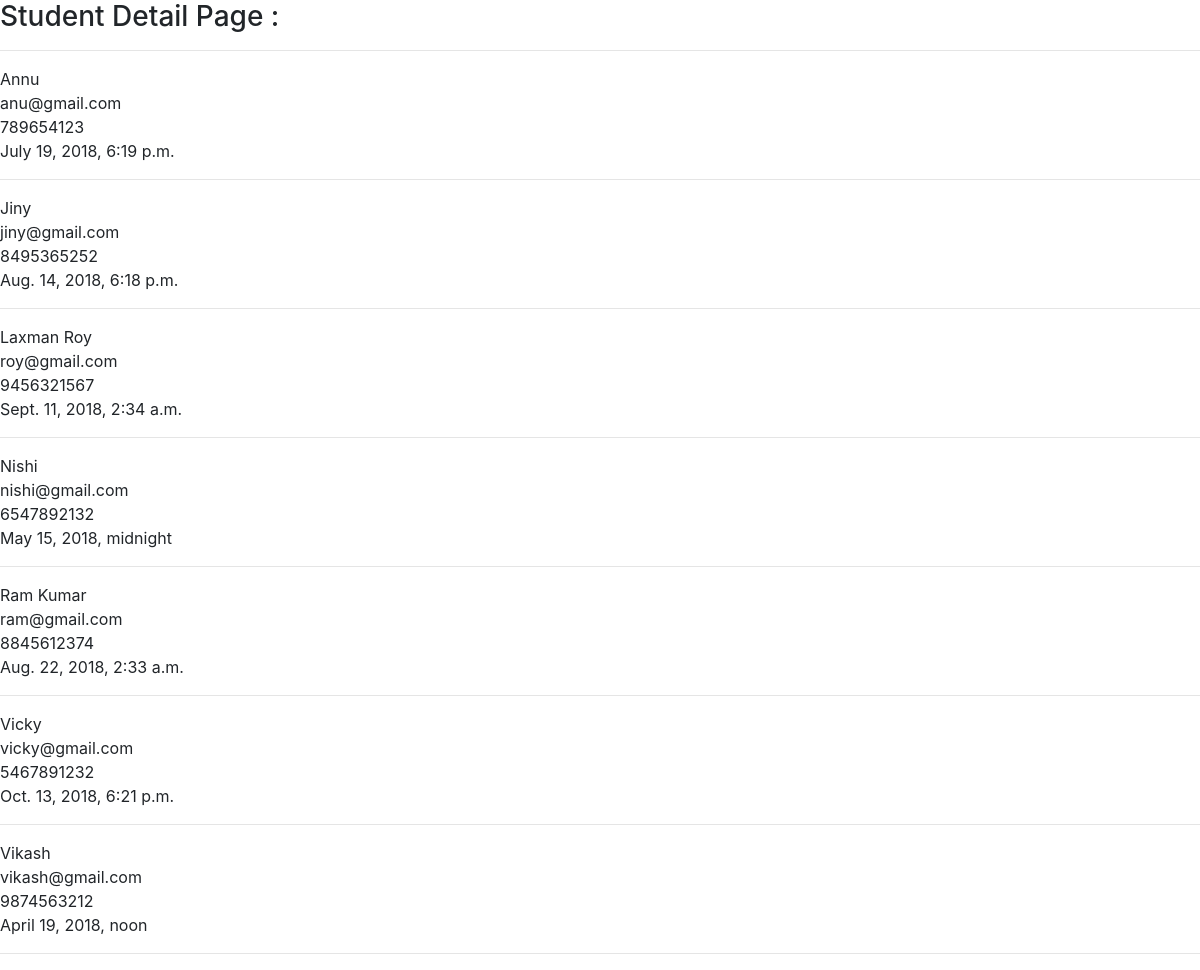
The page /index.html on the database its author committed.
### app3/models.py (models this page shows, shortened)
class student2(models.Model):
    name = models.CharField(max_length = 50)
    email_id = models.EmailField(max_length = 50)
    contact_no = models.CharField(max_length = 11)
    date = models.DateTimeField()

### app3/views.py (the view)
# urls.py: 2. Add a URL to urlpatterns:  path('', views.home, name='home')
def home(request):
    obj = student2.objects.all().order_by('name')
    return render(request, 'index.html', {'obj' : obj})

### app3/templates/index.html (shortened to what this page needs)
<!DOCTYPE html>
<html>
<head>
    <link rel="stylesheet" href="https://stackpath.bootstrapcdn.com/bootstrap/4.1.3/css/bootstrap.min.css"
>
</head>
<body>
    <div>
            <h3>Student Detail Page :</h3>
            <hr>
                {% if obj %}
                {% for student2 in obj %}
                {{ student2.name }}<br>
                {{ student2.email_id }}<br>
                {{ student2.contact_no }}<br>
                {{ student2.date }}<br>
                <hr>
                {% endfor %}
                {%  endif %}
    </div>
</body>
</html>

### rows shown on the page
student2: name "Annu", email_id "anu@gmail.com", contact_no "789654123", date "July 19, 2018, 6:19 p.m."
student2: name "Jiny", email_id "jiny@gmail.com", contact_no "8495365252", date "Aug. 14, 2018, 6:18 p.m."
student2: name "Laxman Roy", email_id "roy@gmail.com", contact_no "9456321567", date "Sept. 11, 2018, 2:34 a.m."
student2: name "Nishi", email_id "nishi@gmail.com", contact_no "6547892132", date "May 15, 2018, midnight"
student2: name "Ram Kumar", email_id "ram@gmail.com", contact_no "8845612374", date "Aug. 22, 2018, 2:33 a.m."
student2: name "Vicky", email_id "vicky@gmail.com", contact_no "5467891232", date "Oct. 13, 2018, 6:21 p.m."
student2: name "Vikash", email_id "vikash@gmail.com", contact_no "9874563212", date "April 19, 2018, noon"
